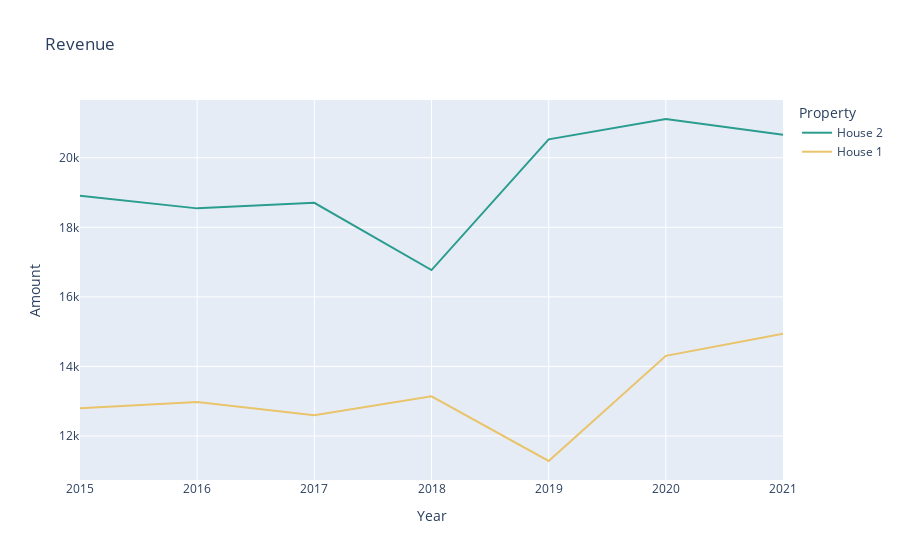

Notebook source saved alongside this figure:
### Code cell
fig

### Figure 1 — Plotly figure (JSON) as saved in the notebook; plotly's stock layout.template omitted (floating-point values rounded to 4 significant figures)
{"data": [{"hovertemplate": "Property=House 2<br>Year=%{x}<br>Amount=%{y}<extra></extra>", "legendgroup": "House 2", "line": {"color": "#2a9d8f", "dash": "solid"}, "marker": {"symbol": "circle"}, "mode": "lines", "name": "House 2", "orientation": "v", "showlegend": true, "type": "scatter", "x": [2015, 2016, 2017, 2018, 2019, 2020, 2021], "xaxis": "x", "y": [18910, 18545, 18705, 16770, 20530, 21115, 20660.0], "yaxis": "y"}, {"hovertemplate": "Property=House 1<br>Year=%{x}<br>Amount=%{y}<extra></extra>", "legendgroup": "House 1", "line": {"color": "#e9c46a", "dash": "solid"}, "marker": {"symbol": "circle"}, "mode": "lines", "name": "House 1", "orientation": "v", "showlegend": true, "type": "scatter", "x": [2015, 2016, 2017, 2018, 2019, 2020, 2021], "xaxis": "x", "y": [12800, 12975, 12595, 13140, 11280, 14300.0, 14940], "yaxis": "y"}], "layout": {"legend": {"title": {"text": "Property"}, "tracegroupgap": 0}, "title": {"text": "Revenue"}, "xaxis": {"anchor": "y", "domain": [0, 1], "title": {"text": "Year"}}, "yaxis": {"anchor": "x", "domain": [0, 1], "title": {"text": "Amount"}}}}
